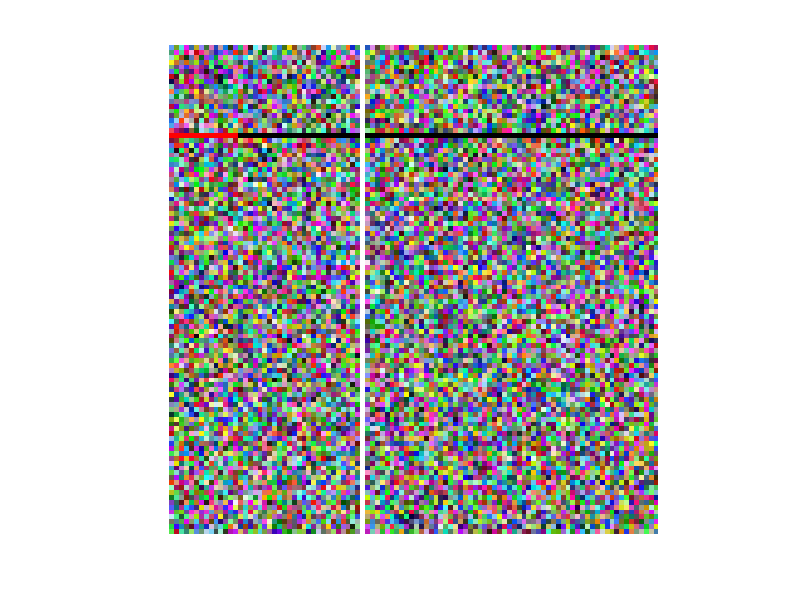

Reproduce this figure in MATLAB.
% G = rand(100,100);
% imshow(G);

G = rand(100,100,3);
% disp(G);
G(19,:,:) = 0;
G(:,40,:) = 1;

% G(:,40,1) = 1;
% G(:,40,2) = 0;
% G(:,40,3) = 0;

RA_sum = 1+9+0+4+0+0+0;

G(19,1:14,1) = 1;
G(19,1:14,2) = 0;
G(19,1:14,3) = 0;


% G(1:14,40,1) = 1;
% G(1:14,40,2) = 0;
% G(1:14,40,3) = 0;
imshow(G);
